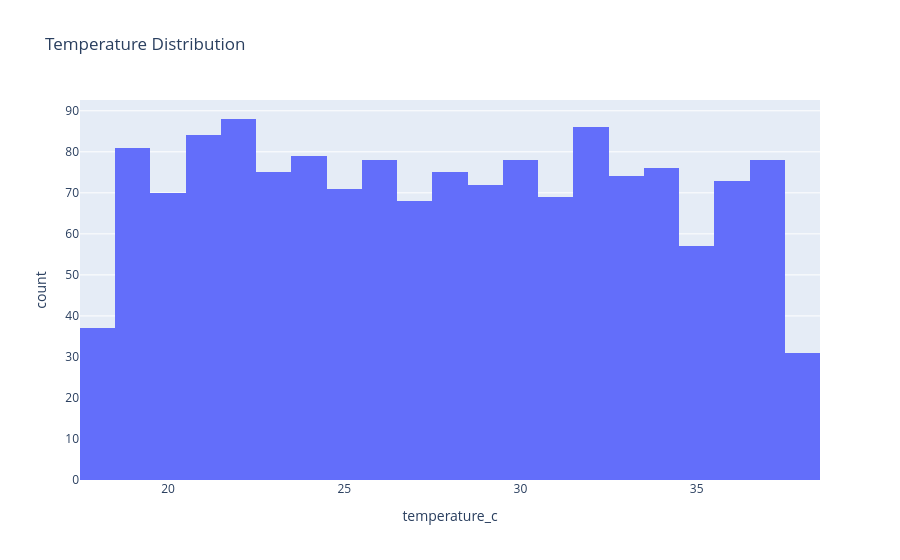

Notebook code cell kept with this figure:
### Code cell
px.histogram(df, x="temperature_c", nbins=30, title="Temperature Distribution")

### Figure 1 — Plotly figure (JSON) as saved in the notebook; plotly's stock layout.template omitted (floating-point values rounded to 4 significant figures; data arrays with more than 128 entries replaced by an {"elided": "..."} marker saying what was removed)
{"data": [{"bingroup": "x", "hovertemplate": "temperature_c=%{x}<br>count=%{y}<extra></extra>", "legendgroup": "", "marker": {"color": "#636efa", "pattern": {"shape": ""}}, "name": "", "nbinsx": 30, "orientation": "v", "showlegend": false, "type": "histogram", "x": {"elided": "1500 float values"}, "xaxis": "x", "yaxis": "y"}], "layout": {"barmode": "relative", "legend": {"tracegroupgap": 0}, "title": {"text": "Temperature Distribution"}, "xaxis": {"anchor": "y", "domain": [0, 1], "title": {"text": "temperature_c"}}, "yaxis": {"anchor": "x", "domain": [0, 1], "title": {"text": "count"}}}}
